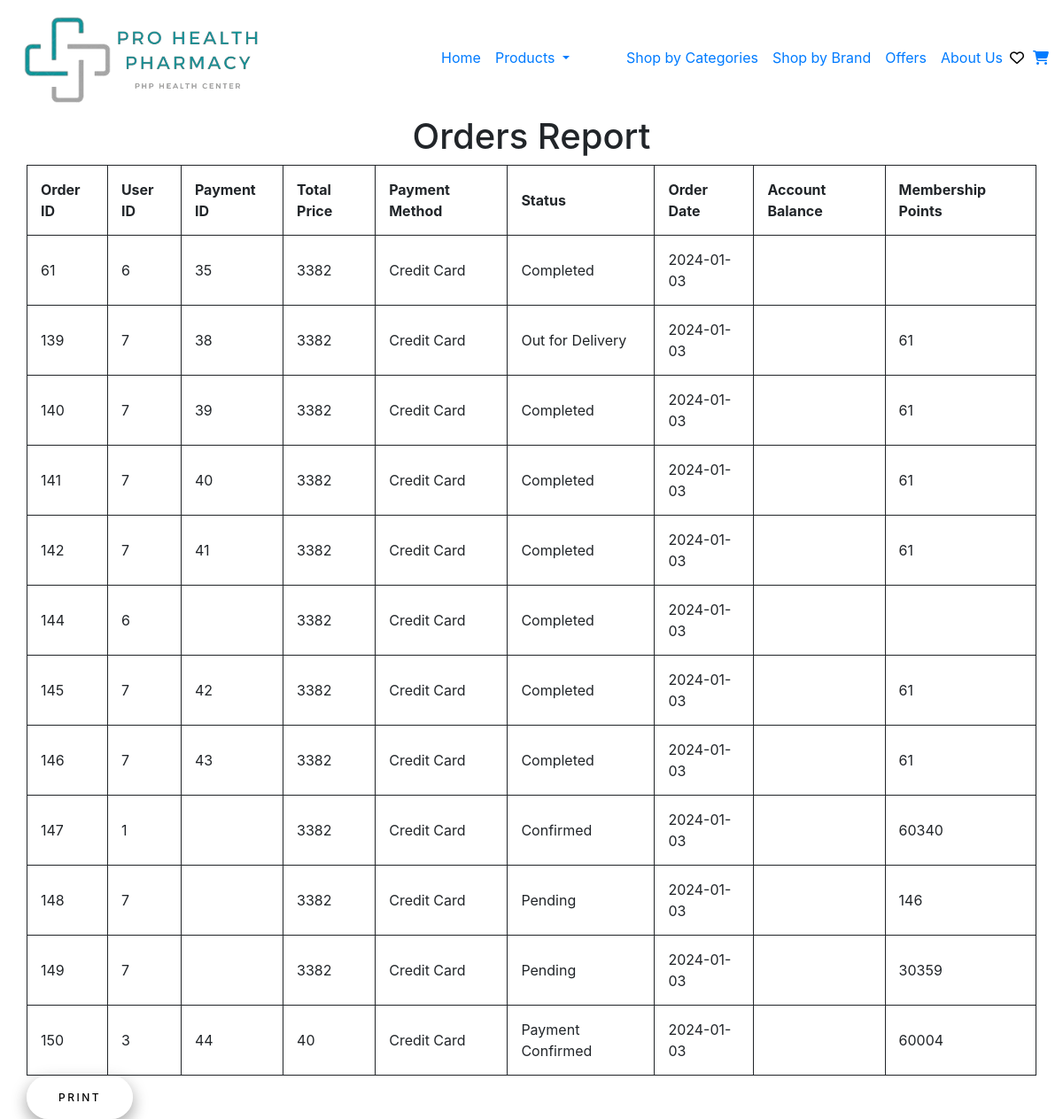
Screenshot of /Reports/OrderReport.php with the database file from the repository.
### Reports/OrderReport.php (the view, shortened to what this page needs)
<?php
include '../header.php';
?>
<!DOCTYPE html>
    <html lang="en">
    <head>
    <link rel="stylesheet" href="../css/Report.css" />
</head>
<body>
    <main>
    <?php
include '../Connection/init.php';
$stmt = $db->prepare("SELECT * FROM `order data`");
$stmt->execute();
$order = $stmt->fetchAll(PDO::FETCH_ASSOC);
?>
<div class="container">
    <div class="row">
        <div class="col-x1-12">
            <h1 style="text-align: center">Orders Report</h1>
                <table>
                        <tr>
                            <th>Order ID</th>
                            <th>User ID</th>
                            <th>Payment ID</th>
                            <th>Total Price</th>
                            <th>Payment Method</th>
                            <th>Status</th>
                            <th>Order Date</th>
                            <th>Account Balance</th>
                            <th>Membership Points</th>
                        </tr>
        <tbody>
<?php
foreach ($order as $order) {
    $OrderID = $order['OrderID'];
    $UserID = $order['UserID'];
    $PaymentID = $order['PaymentID'];
    $TotalPrice = $order['TotalPrice'];
    $paymentMethod = $order['PaymentMethod'];
    $Status = $order['Status'];
    $OrderDate = $order['OrderDate'];
    $AccBalance = $order['AccBalance'];
    $MembershipPoints = $order['MembershipPoints'];
?>
        <tr>
            <td><?php echo $OrderID ?></td>
            <td><?php echo $UserID ?></td>
            <td><?php echo $PaymentID ?></td>
            <td><?php echo $TotalPrice ?></td>
            <td><?php echo $paymentMethod ?></td>
            <td><?php echo $Status ?></td>
            <td><?php echo $OrderDate ?></td>
            <td><?php echo $AccBalance ?></td>
            <td><?php echo $MembershipPoints ?></td>
        <tr>
        <?php } ?>
        </tbody>
        </div>
    </div>
</div>
<button onclick="window.print()" class="Print">Print</button>
</main>
</html>

### css/main.css (style rules this page uses)
* { box-sizing: border-box; }

### css/Report.css (style rules this page uses)
table, th, td { padding: 15px; text-align: left; border: 1px solid; }
.Print { padding: 1.3em 3em; font-size: 12px; text-transform: uppercase; letter-spacing: 2.5px; font-weight: 500; color: #000; background-color: rgba(255, 255, 255, 0.431); border: none; border-radius: 45px; box-shadow: 0 8px 16px 0 rgba(0,0,0,0.2), 0 6px 20px 0 rgba(0,0,0,0.19); transition: all 0.3s ease 0s; cursor: pointer; outline: none; text-align: center; display: flex; justify-content: center; align-items: center; }

### rows the page displays
order data: OrderID "61", UserID "6", PaymentID "35", TotalPrice "3382", PaymentMethod "Credit Card", Status "Completed", OrderDate "2024-01-03"
order data: OrderID "139", UserID "7", PaymentID "38", TotalPrice "3382", PaymentMethod "Credit Card", Status "Out for Delivery", OrderDate "2024-01-03", MembershipPoints "61"
order data: OrderID "140", UserID "7", PaymentID "39", TotalPrice "3382", PaymentMethod "Credit Card", Status "Completed", OrderDate "2024-01-03", MembershipPoints "61"
order data: OrderID "141", UserID "7", PaymentID "40", TotalPrice "3382", PaymentMethod "Credit Card", Status "Completed", OrderDate "2024-01-03", MembershipPoints "61"
order data: OrderID "142", UserID "7", PaymentID "41", TotalPrice "3382", PaymentMethod "Credit Card", Status "Completed", OrderDate "2024-01-03", MembershipPoints "61"
order data: OrderID "144", UserID "6", TotalPrice "3382", PaymentMethod "Credit Card", Status "Completed", OrderDate "2024-01-03"
order data: OrderID "145", UserID "7", PaymentID "42", TotalPrice "3382", PaymentMethod "Credit Card", Status "Completed", OrderDate "2024-01-03", MembershipPoints "61"
order data: OrderID "146", UserID "7", PaymentID "43", TotalPrice "3382", PaymentMethod "Credit Card", Status "Completed", OrderDate "2024-01-03", MembershipPoints "61"
order data: OrderID "147", UserID "1", TotalPrice "3382", PaymentMethod "Credit Card", Status "Confirmed", OrderDate "2024-01-03", MembershipPoints "60340"
order data: OrderID "148", UserID "7", TotalPrice "3382", PaymentMethod "Credit Card", Status "Pending", OrderDate "2024-01-03", MembershipPoints "146"
order data: OrderID "149", UserID "7", TotalPrice "3382", PaymentMethod "Credit Card", Status "Pending", OrderDate "2024-01-03", MembershipPoints "30359"
order data: OrderID "150", UserID "3", PaymentID "44", TotalPrice "40", PaymentMethod "Credit Card", Status "Payment Confirmed", OrderDate "2024-01-03", MembershipPoints "60004"
